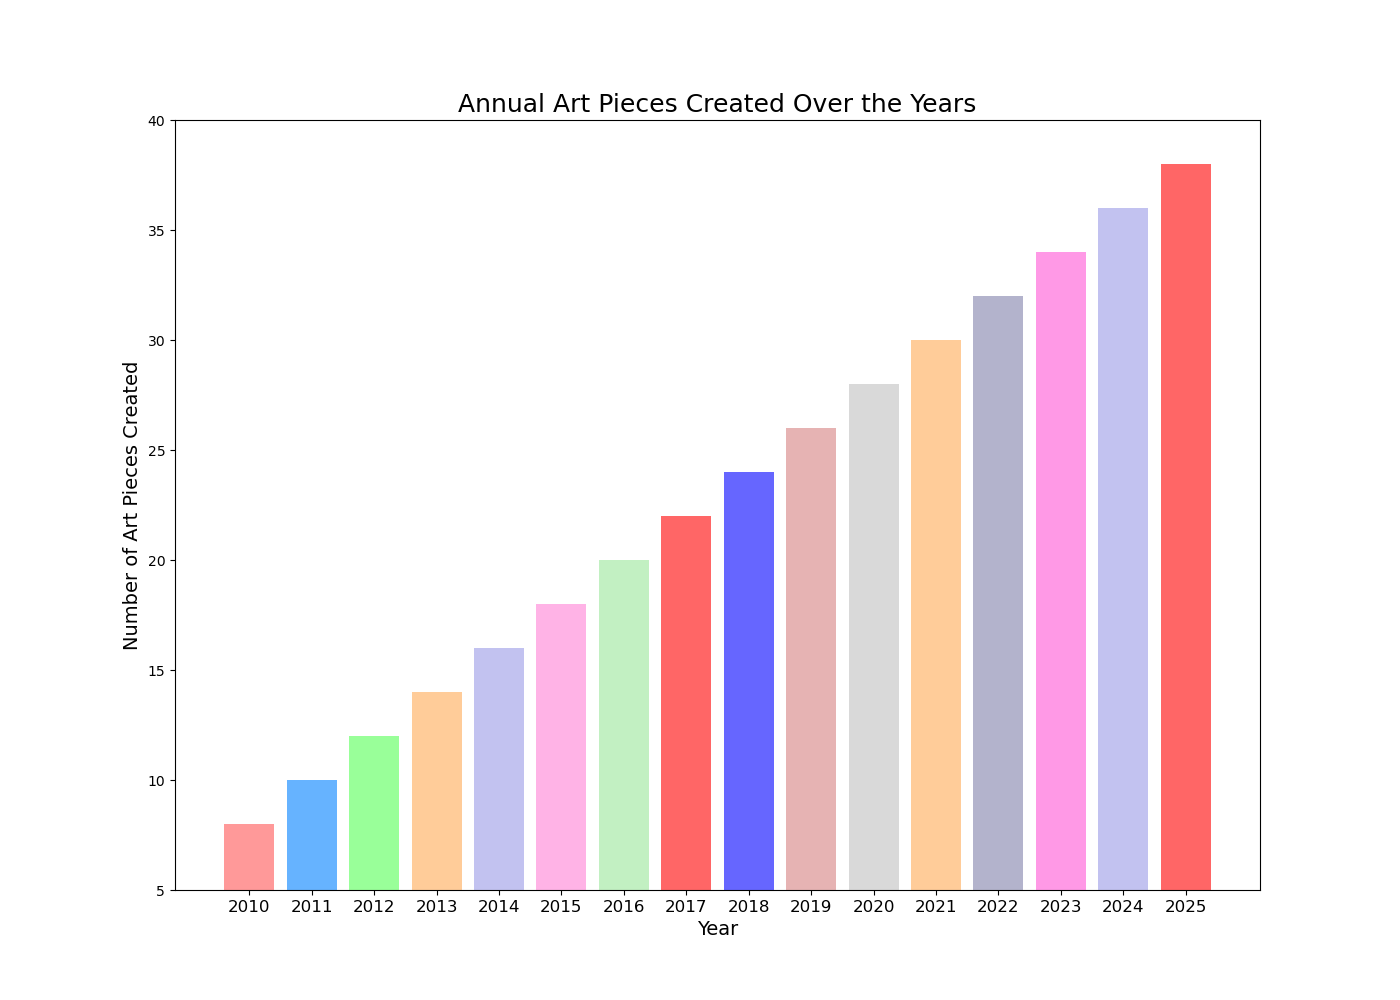

This figure's Python source:

import matplotlib.pyplot as plt

years = [
    2010, 2011, 2012, 2013, 2014, 2015,
    2016, 2017, 2018, 2019, 2020, 2021,
    2022, 2023, 2024, 2025
]
art_pieces_created = [
    8, 10, 12, 14, 16, 18,
    20, 22, 24, 26, 28, 30,
    32, 34, 36, 38
]

plt.figure(figsize=(14, 10))

bar_width = 0.8
plt.bar(years, art_pieces_created, color=[
    '#ff9999', '#66b3ff', '#99ff99', '#ffcc99', '#c2c2f0',
    '#ffb3e6', '#c2f0c2', '#ff6666', '#6666ff', '#e6b3b3',
    '#d9d9d9', '#ffcc99', '#b3b3cc', '#ff99e6', '#c2c2f0',
    '#ff6666'
], width=bar_width)

plt.ylim(5, 40)
plt.xlabel('Year', fontsize=14)
plt.ylabel('Number of Art Pieces Created', fontsize=14)
plt.title('Annual Art Pieces Created Over the Years', fontsize=18)

plt.xticks(years, [str(year) for year in years], fontsize=12)

plt.show()
